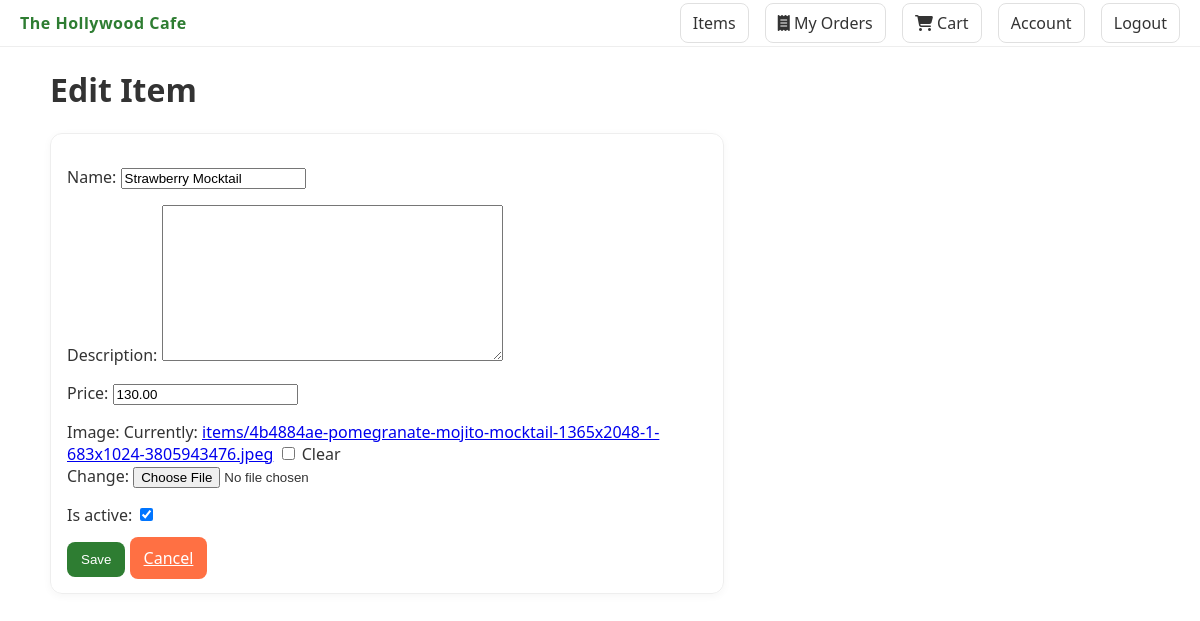
The app's page /items/2/edit/ (signed in) with its own data.
### cafe/models.py (models this page shows, shortened)
class TimeStampedModel(models.Model):
    created_at = models.DateTimeField(auto_now_add=True)
    updated_at = models.DateTimeField(auto_now=True)
    class Meta:
        abstract = True

class Item(TimeStampedModel):
    name = models.CharField(max_length=200)
    description = models.TextField(blank=True)
    price = models.DecimalField(max_digits=10, decimal_places=2)
    image = models.ImageField(upload_to='items/', blank=True, null=True)
    is_active = models.BooleanField(default=True)
    category = models.ForeignKey(ItemCategory, on_delete=models.SET_NULL, null=True, blank=True, related_name='items')

### cafe/views.py (the view)
# urls.py: path('items/<int:pk>/edit/', views.item_update, name='item_update'),
@login_required
@user_passes_test(is_manager)
def item_update(request, pk):
    item = get_object_or_404(Item, pk=pk)
    if request.method == 'POST':
        form = ItemForm(request.POST, request.FILES, instance=item)
        if form.is_valid():
            form.save()
            messages.success(request, 'Item updated')
            return redirect('items_list')
    else:
        form = ItemForm(instance=item)
    return render(request, 'cafe/item_form.html', {"form": form, "title": "Edit Item"})

### cafe/forms.py
class ItemForm(forms.ModelForm):
    class Meta:
        model = Item
        fields = ["name", "description", "price", "image", "is_active"]

### cafe/context_processors.py (called while the page is built)
def cart_context(request):
    try:
        cart = get_or_create_cart(request)
        count = sum(ci.quantity for ci in cart.items.all())
        total = sum(ci.subtotal for ci in cart.items.all())
    except Exception:
        count = 0
        total = 0
    return {
        'cart_count': count,
        'cart_total': total,
    }

### cafe/utils.py (called while the page is built)
def get_or_create_cart(request):
    if not request.session.session_key:
        request.session.save()
    session_key = request.session.session_key
    cart = Cart.objects.filter(session_key=session_key, status='OPEN').first()
    if request.user.is_authenticated and hasattr(request.user, 'customer_profile'):
        customer = request.user.customer_profile
        if cart:
            cart.customer = customer
            cart.save()
        else:
            cart = Cart.objects.filter(customer=customer, status='OPEN').first()
            if not cart:
                cart = Cart.objects.create(session_key=session_key, customer=customer, status='OPEN')
    elif not cart:
        cart = Cart.objects.create(session_key=session_key, status='OPEN')
    return cart

### cafe/views.py (called while the page is built)
def is_manager(user):
    return user.is_authenticated and (user.is_staff or user.groups.filter(name='Manager').exists())

### cafe/templates/cafe/item_form.html (shortened to what this page needs)
{% extends 'base.html' %}
{% block content %}
  <h1>{{ title }}</h1>
  <form method="post" enctype="multipart/form-data" class="card" style="max-width:640px;">
    {{ form.as_p }}
    <button class="btn" type="submit">Save</button>
    <a class="btn secondary" href="{% url 'items_list' %}">Cancel</a>
  </form>
{% endblock %}

### cafemanagementsystem/static/css/styles.css (style rules this page uses)
:root { --primary: #2e7d32; --accent: #ff7043; --bg: #ffffff; --text: #333333; }
body { font-family: system-ui, -apple-system, Segoe UI, Roboto, "Helvetica Neue", Arial, "Noto Sans", "Apple Color Emoji", "Segoe UI Emoji"; color: var(--text); background: var(--bg); margin: 0; }
.btn { background: var(--primary); color: white; border: none; padding: 10px 14px; border-radius: 8px; cursor: pointer; }
.btn.secondary { background: var(--accent); }
.card { border: 1px solid #eee; border-radius: 12px; padding: 16px; box-shadow: 0 2px 8px rgba(0,0,0,0.04); }

### records on screen
Item: name "Strawberry Mocktail", price "130.00", is_active "☑"

### other values on screen
{{ title }} "Edit Item"
